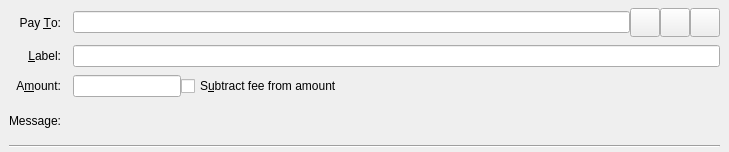
<?xml version="1.0" encoding="UTF-8"?>
<ui version="4.0">
 <class>SendCoinsEntry</class>
 <widget class="QStackedWidget" name="SendCoinsEntry">
  <property name="geometry">
   <rect>
    <x>0</x>
    <y>0</y>
    <width>729</width>
    <height>152</height>
   </rect>
  </property>
  <property name="focusPolicy">
   <enum>Qt::TabFocus</enum>
  </property>
  <property name="autoFillBackground">
   <bool>false</bool>
  </property>
  <widget class="QFrame" name="SendCoins">
   <property name="toolTip">
    <string>This is a normal payment.</string>
   </property>
   <property name="frameShape">
    <enum>QFrame::NoFrame</enum>
   </property>
   <layout class="QGridLayout" name="gridLayout">
    <property name="topMargin">
     <number>8</number>
    </property>
    <property name="bottomMargin">
     <number>4</number>
    </property>
    <property name="horizontalSpacing">
     <number>12</number>
    </property>
    <property name="verticalSpacing">
     <number>8</number>
    </property>
    <item row="2" column="1">
     <layout class="QHBoxLayout" name="horizontalLayoutAmount" stretch="0,1">
      <item>
       <widget class="BitcoinAmountField" name="payAmount"/>
      </item>
      <item>
       <widget class="QCheckBox" name="checkboxSubtractFeeFromAmount">
        <property name="toolTip">
         <string>The fee will be deducted from the amount being sent. The recipient will receive less qtums than you enter in the amount field. If multiple recipients are selected, the fee is split equally.</string>
        </property>
        <property name="text">
         <string>S&amp;ubtract fee from amount</string>
        </property>
       </widget>
      </item>
     </layout>
    </item>
    <item row="1" column="0">
     <widget class="QLabel" name="labellLabel">
      <property name="text">
       <string>&amp;Label:</string>
      </property>
      <property name="alignment">
       <set>Qt::AlignRight|Qt::AlignTrailing|Qt::AlignVCenter</set>
      </property>
      <property name="buddy">
       <cstring>addAsLabel</cstring>
      </property>
     </widget>
    </item>
    <item row="1" column="1">
     <widget class="QLineEdit" name="addAsLabel">
      <property name="toolTip">
       <string>Enter a label for this address to add it to the list of used addresses</string>
      </property>
     </widget>
    </item>
    <item row="2" column="0">
     <widget class="QLabel" name="amountLabel">
      <property name="text">
       <string>A&amp;mount:</string>
      </property>
      <property name="alignment">
       <set>Qt::AlignRight|Qt::AlignTrailing|Qt::AlignVCenter</set>
      </property>
      <property name="buddy">
       <cstring>payAmount</cstring>
      </property>
     </widget>
    </item>
    <item row="3" column="0">
     <widget class="QLabel" name="messageLabel">
      <property name="text">
       <string>Message:</string>
      </property>
      <property name="alignment">
       <set>Qt::AlignRight|Qt::AlignTrailing|Qt::AlignVCenter</set>
      </property>
     </widget>
    </item>
    <item row="0" column="0">
     <widget class="QLabel" name="payToLabel">
      <property name="text">
       <string>Pay &amp;To:</string>
      </property>
      <property name="alignment">
       <set>Qt::AlignRight|Qt::AlignTrailing|Qt::AlignVCenter</set>
      </property>
      <property name="buddy">
       <cstring>payTo</cstring>
      </property>
     </widget>
    </item>
    <item row="0" column="1">
     <layout class="QHBoxLayout" name="payToLayout">
      <property name="spacing">
       <number>0</number>
      </property>
      <item>
       <widget class="QValidatedLineEdit" name="payTo">
        <property name="toolTip">
         <string>The Qtum address to send the payment to</string>
        </property>
       </widget>
      </item>
      <item>
       <widget class="QToolButton" name="addressBookButton">
        <property name="toolTip">
         <string>Choose previously used address</string>
        </property>
        <property name="text">
         <string/>
        </property>
        <property name="icon">
         <iconset resource="../bitcoin.qrc">
          <normaloff>:/icons/address-book</normaloff>:/icons/address-book</iconset>
        </property>
        <property name="iconSize">
         <size>
          <width>22</width>
          <height>22</height>
         </size>
        </property>
        <property name="shortcut">
         <string>Alt+A</string>
        </property>
       </widget>
      </item>
      <item>
       <widget class="QToolButton" name="pasteButton">
        <property name="toolTip">
         <string>Paste address from clipboard</string>
        </property>
        <property name="text">
         <string/>
        </property>
        <property name="icon">
         <iconset resource="../bitcoin.qrc">
          <normaloff>:/icons/editpaste</normaloff>:/icons/editpaste</iconset>
        </property>
        <property name="iconSize">
         <size>
          <width>22</width>
          <height>22</height>
         </size>
        </property>
        <property name="shortcut">
         <string>Alt+P</string>
        </property>
       </widget>
      </item>
      <item>
       <widget class="QToolButton" name="deleteButton">
        <property name="toolTip">
         <string>Remove this entry</string>
        </property>
        <property name="text">
         <string/>
        </property>
        <property name="icon">
         <iconset resource="../bitcoin.qrc">
          <normaloff>:/icons/remove</normaloff>:/icons/remove</iconset>
        </property>
        <property name="iconSize">
         <size>
          <width>22</width>
          <height>22</height>
         </size>
        </property>
       </widget>
      </item>
     </layout>
    </item>
    <item row="3" column="1">
     <widget class="QLabel" name="messageTextLabel">
      <property name="toolTip">
       <string>A message that was attached to the qtum: URI which will be stored with the transaction for your reference. Note: This message will not be sent over the Qtum network.</string>
      </property>
      <property name="textFormat">
       <enum>Qt::PlainText</enum>
      </property>
     </widget>
    </item>
    <item row="5" column="0" colspan="2">
     <widget class="Line" name="line">
      <property name="orientation">
       <enum>Qt::Horizontal</enum>
      </property>
     </widget>
    </item>
   </layout>
  </widget>
  <widget class="QFrame" name="SendCoins_UnauthenticatedPaymentRequest">
   <property name="palette">
    <palette>
     <active>
      <colorrole role="WindowText">
       <brush brushstyle="SolidPattern">
        <color alpha="255">
         <red>0</red>
         <green>0</green>
         <blue>0</blue>
        </color>
       </brush>
      </colorrole>
      <colorrole role="Button">
       <brush brushstyle="SolidPattern">
        <color alpha="255">
         <red>255</red>
         <green>255</green>
         <blue>127</blue>
        </color>
       </brush>
      </colorrole>
      <colorrole role="Light">
       <brush brushstyle="SolidPattern">
        <color alpha="255">
         <red>255</red>
         <green>255</green>
         <blue>255</blue>
        </color>
       </brush>
      </colorrole>
      <colorrole role="Midlight">
       <brush brushstyle="SolidPattern">
        <color alpha="255">
         <red>255</red>
         <green>255</green>
         <blue>191</blue>
        </color>
       </brush>
      </colorrole>
      <colorrole role="Dark">
       <brush brushstyle="SolidPattern">
        <color alpha="255">
         <red>127</red>
         <green>127</green>
         <blue>63</blue>
        </color>
       </brush>
      </colorrole>
      <colorrole role="Mid">
       <brush brushstyle="SolidPattern">
        <color alpha="255">
         <red>170</red>
         <green>170</green>
         <blue>84</blue>
        </color>
       </brush>
      </colorrole>
      <colorrole role="Text">
       <brush brushstyle="SolidPattern">
        <color alpha="255">
         <red>0</red>
         <green>0</green>
         <blue>0</blue>
        </color>
       </brush>
      </colorrole>
      <colorrole role="BrightText">
       <brush brushstyle="SolidPattern">
        <color alpha="255">
         <red>255</red>
         <green>255</green>
         <blue>255</blue>
        </color>
       </brush>
      </colorrole>
      <colorrole role="ButtonText">
       <brush brushstyle="SolidPattern">
        <color alpha="255">
         <red>0</red>
         <green>0</green>
         <blue>0</blue>
        </color>
       </brush>
      </colorrole>
      <colorrole role="Base">
       <brush brushstyle="SolidPattern">
        <color alpha="255">
         <red>255</red>
         <green>255</green>
         <blue>255</blue>
        </color>
       </brush>
      </colorrole>
      <colorrole role="Window">
       <brush brushstyle="SolidPattern">
        <color alpha="255">
         <red>255</red>
         <green>255</green>
         <blue>127</blue>
        </color>
       </brush>
      </colorrole>
      <colorrole role="Shadow">
       <brush brushstyle="SolidPattern">
        <color alpha="255">
         <red>0</red>
         <green>0</green>
         <blue>0</blue>
        </color>
       </brush>
      </colorrole>
      <colorrole role="AlternateBase">
       <brush brushstyle="SolidPattern">
        <color alpha="255">
         <red>255</red>
         <green>255</green>
         <blue>191</blue>
        </color>
       </brush>
      </colorrole>
      <colorrole role="ToolTipBase">
       <brush brushstyle="SolidPattern">
        <color alpha="255">
         <red>255</red>
         <green>255</green>
         <blue>220</blue>
        </color>
       </brush>
      </colorrole>
      <colorrole role="ToolTipText">
       <brush brushstyle="SolidPattern">
        <color alpha="255">
         <red>0</red>
         <green>0</green>
         <blue>0</blue>
        </color>
       </brush>
      </colorrole>
     </active>
     <inactive>
      <colorrole role="WindowText">
       <brush brushstyle="SolidPattern">
        <color alpha="255">
         <red>0</red>
         <green>0</green>
         <blue>0</blue>
        </color>
       </brush>
      </colorrole>
      <colorrole role="Button">
       <brush brushstyle="SolidPattern">
        <color alpha="255">
         <red>255</red>
         <green>255</green>
         <blue>127</blue>
        </color>
       </brush>
      </colorrole>
      <colorrole role="Light">
       <brush brushstyle="SolidPattern">
        <color alpha="255">
         <red>255</red>
         <green>255</green>
         <blue>255</blue>
        </color>
       </brush>
      </colorrole>
      <colorrole role="Midlight">
       <brush brushstyle="SolidPattern">
        <color alpha="255">
         <red>255</red>
         <green>255</green>
         <blue>191</blue>
        </color>
       </brush>
      </colorrole>
      <colorrole role="Dark">
       <brush brushstyle="SolidPattern">
        <color alpha="255">
         <red>127</red>
         <green>127</green>
         <blue>63</blue>
        </color>
       </brush>
      </colorrole>
      <colorrole role="Mid">
       <brush brushstyle="SolidPattern">
        <color alpha="255">
         <red>170</red>
         <green>170</green>
         <blue>84</blue>
        </color>
       </brush>
      </colorrole>
      <colorrole role="Text">
       <brush brushstyle="SolidPattern">
        <color alpha="255">
         <red>0</red>
         <green>0</green>
         <blue>0</blue>
        </color>
       </brush>
      </colorrole>
      <colorrole role="BrightText">
       <brush brushstyle="SolidPattern">
        <color alpha="255">
         <red>255</red>
         <green>255</green>
         <blue>255</blue>
        </color>
       </brush>
      </colorrole>
      <colorrole role="ButtonText">
       <brush brushstyle="SolidPattern">
        <color alpha="255">
         <red>0</red>
         <green>0</green>
         <blue>0</blue>
        </color>
       </brush>
      </colorrole>
      <colorrole role="Base">
       <brush brushstyle="SolidPattern">
        <color alpha="255">
         <red>255</red>
         <green>255</green>
         <blue>255</blue>
        </color>
       </brush>
      </colorrole>
      <colorrole role="Window">
       <brush brushstyle="SolidPattern">
        <color alpha="255">
         <red>255</red>
         <green>255</green>
         <blue>127</blue>
        </color>
       </brush>
      </colorrole>
      <colorrole role="Shadow">
       <brush brushstyle="SolidPattern">
        <color alpha="255">
         <red>0</red>
         <green>0</green>
         <blue>0</blue>
        </color>
       </brush>
      </colorrole>
      <colorrole role="AlternateBase">
       <brush brushstyle="SolidPattern">
        <color alpha="255">
         <red>255</red>
         <green>255</green>
         <blue>191</blue>
        </color>
       </brush>
      </colorrole>
      <colorrole role="ToolTipBase">
       <brush brushstyle="SolidPattern">
        <color alpha="255">
         <red>255</red>
         <green>255</green>
         <blue>220</blue>
        </color>
       </brush>
      </colorrole>
      <colorrole role="ToolTipText">
       <brush brushstyle="SolidPattern">
        <color alpha="255">
         <red>0</red>
         <green>0</green>
         <blue>0</blue>
        </color>
       </brush>
      </colorrole>
     </inactive>
     <disabled>
      <colorrole role="WindowText">
       <brush brushstyle="SolidPattern">
        <color alpha="255">
         <red>127</red>
         <green>127</green>
         <blue>63</blue>
        </color>
       </brush>
      </colorrole>
      <colorrole role="Button">
       <brush brushstyle="SolidPattern">
        <color alpha="255">
         <red>255</red>
         <green>255</green>
         <blue>127</blue>
        </color>
       </brush>
      </colorrole>
      <colorrole role="Light">
       <brush brushstyle="SolidPattern">
        <color alpha="255">
         <red>255</red>
         <green>255</green>
         <blue>255</blue>
        </color>
       </brush>
      </colorrole>
      <colorrole role="Midlight">
       <brush brushstyle="SolidPattern">
        <color alpha="255">
         <red>255</red>
         <green>255</green>
         <blue>191</blue>
        </color>
       </brush>
      </colorrole>
      <colorrole role="Dark">
       <brush brushstyle="SolidPattern">
        <color alpha="255">
         <red>127</red>
         <green>127</green>
         <blue>63</blue>
        </color>
       </brush>
      </colorrole>
      <colorrole role="Mid">
       <brush brushstyle="SolidPattern">
        <color alpha="255">
         <red>170</red>
         <green>170</green>
         <blue>84</blue>
        </color>
       </brush>
      </colorrole>
      <colorrole role="Text">
       <brush brushstyle="SolidPattern">
        <color alpha="255">
         <red>127</red>
         <green>127</green>
         <blue>63</blue>
        </color>
       </brush>
      </colorrole>
      <colorrole role="BrightText">
       <brush brushstyle="SolidPattern">
        <color alpha="255">
         <red>255</red>
         <green>255</green>
         <blue>255</blue>
        </color>
       </brush>
      </colorrole>
      <colorrole role="ButtonText">
       <brush brushstyle="SolidPattern">
        <color alpha="255">
         <red>127</red>
         <green>127</green>
         <blue>63</blue>
        </color>
       </brush>
      </colorrole>
      <colorrole role="Base">
       <brush brushstyle="SolidPattern">
        <color alpha="255">
         <red>255</red>
         <green>255</green>
         <blue>127</blue>
        </color>
       </brush>
      </colorrole>
      <colorrole role="Window">
       <brush brushstyle="SolidPattern">
        <color alpha="255">
         <red>255</red>
         <green>255</green>
         <blue>127</blue>
        </color>
       </brush>
      </colorrole>
      <colorrole role="Shadow">
       <brush brushstyle="SolidPattern">
        <color alpha="255">
         <red>0</red>
         <green>0</green>
         <blue>0</blue>
        </color>
       </brush>
      </colorrole>
      <colorrole role="AlternateBase">
       <brush brushstyle="SolidPattern">
        <color alpha="255">
         <red>255</red>
         <green>255</green>
         <blue>127</blue>
        </color>
       </brush>
      </colorrole>
      <colorrole role="ToolTipBase">
       <brush brushstyle="SolidPattern">
        <color alpha="255">
         <red>255</red>
         <green>255</green>
         <blue>220</blue>
        </color>
       </brush>
      </colorrole>
      <colorrole role="ToolTipText">
       <brush brushstyle="SolidPattern">
        <color alpha="255">
         <red>0</red>
         <green>0</green>
         <blue>0</blue>
        </color>
       </brush>
      </colorrole>
     </disabled>
    </palette>
   </property>
   <property name="toolTip">
    <string>This is an unauthenticated payment request.</string>
   </property>
   <property name="autoFillBackground">
    <bool>true</bool>
   </property>
   <property name="frameShape">
    <enum>QFrame::NoFrame</enum>
   </property>
   <layout class="QGridLayout" name="gridLayout_is">
    <property name="spacing">
     <number>12</number>
    </property>
    <item row="0" column="0">
     <widget class="QLabel" name="payToLabel_is">
      <property name="text">
       <string>Pay To:</string>
      </property>
      <property name="alignment">
       <set>Qt::AlignRight|Qt::AlignTrailing|Qt::AlignVCenter</set>
      </property>
     </widget>
    </item>
    <item row="0" column="1">
     <layout class="QHBoxLayout" name="payToLayout_is">
      <property name="spacing">
       <number>0</number>
      </property>
      <item>
       <widget class="QLabel" name="payTo_is"/>
      </item>
      <item>
       <widget class="QToolButton" name="deleteButton_is">
        <property name="toolTip">
         <string>Remove this entry</string>
        </property>
        <property name="text">
         <string/>
        </property>
        <property name="icon">
         <iconset resource="../bitcoin.qrc">
          <normaloff>:/icons/remove</normaloff>:/icons/remove</iconset>
        </property>
       </widget>
      </item>
     </layout>
    </item>
    <item row="1" column="0">
     <widget class="QLabel" name="memoLabel_is">
      <property name="text">
       <string>Memo:</string>
      </property>
      <property name="alignment">
       <set>Qt::AlignRight|Qt::AlignTrailing|Qt::AlignVCenter</set>
      </property>
     </widget>
    </item>
    <item row="1" column="1">
     <widget class="QLabel" name="memoTextLabel_is">
      <property name="textFormat">
       <enum>Qt::PlainText</enum>
      </property>
     </widget>
    </item>
    <item row="2" column="0">
     <widget class="QLabel" name="amountLabel_is">
      <property name="text">
       <string>A&amp;mount:</string>
      </property>
      <property name="alignment">
       <set>Qt::AlignRight|Qt::AlignTrailing|Qt::AlignVCenter</set>
      </property>
      <property name="buddy">
       <cstring>payAmount_is</cstring>
      </property>
     </widget>
    </item>
    <item row="2" column="1">
     <widget class="BitcoinAmountField" name="payAmount_is">
      <property name="acceptDrops">
       <bool>false</bool>
      </property>
     </widget>
    </item>
   </layout>
  </widget>
  <widget class="QFrame" name="SendCoins_AuthenticatedPaymentRequest">
   <property name="palette">
    <palette>
     <active>
      <colorrole role="WindowText">
       <brush brushstyle="SolidPattern">
        <color alpha="255">
         <red>0</red>
         <green>0</green>
         <blue>0</blue>
        </color>
       </brush>
      </colorrole>
      <colorrole role="Button">
       <brush brushstyle="SolidPattern">
        <color alpha="255">
         <red>140</red>
         <green>232</green>
         <blue>119</blue>
        </color>
       </brush>
      </colorrole>
      <colorrole role="Light">
       <brush brushstyle="SolidPattern">
        <color alpha="255">
         <red>230</red>
         <green>255</green>
         <blue>224</blue>
        </color>
       </brush>
      </colorrole>
      <colorrole role="Midlight">
       <brush brushstyle="SolidPattern">
        <color alpha="255">
         <red>185</red>
         <green>243</green>
         <blue>171</blue>
        </color>
       </brush>
      </colorrole>
      <colorrole role="Dark">
       <brush brushstyle="SolidPattern">
        <color alpha="255">
         <red>70</red>
         <green>116</green>
         <blue>59</blue>
        </color>
       </brush>
      </colorrole>
      <colorrole role="Mid">
       <brush brushstyle="SolidPattern">
        <color alpha="255">
         <red>93</red>
         <green>155</green>
         <blue>79</blue>
        </color>
       </brush>
      </colorrole>
      <colorrole role="Text">
       <brush brushstyle="SolidPattern">
        <color alpha="255">
         <red>0</red>
         <green>0</green>
         <blue>0</blue>
        </color>
       </brush>
      </colorrole>
      <colorrole role="BrightText">
       <brush brushstyle="SolidPattern">
        <color alpha="255">
         <red>155</red>
         <green>255</green>
         <blue>147</blue>
        </color>
       </brush>
      </colorrole>
      <colorrole role="ButtonText">
       <brush brushstyle="SolidPattern">
        <color alpha="255">
         <red>0</red>
         <green>0</green>
         <blue>0</blue>
        </color>
       </brush>
      </colorrole>
      <colorrole role="Base">
       <brush brushstyle="SolidPattern">
        <color alpha="255">
         <red>119</red>
         <green>255</green>
         <blue>233</blue>
        </color>
       </brush>
      </colorrole>
      <colorrole role="Window">
       <brush brushstyle="SolidPattern">
        <color alpha="255">
         <red>140</red>
         <green>232</green>
         <blue>119</blue>
        </color>
       </brush>
      </colorrole>
      <colorrole role="Shadow">
       <brush brushstyle="SolidPattern">
        <color alpha="255">
         <red>0</red>
         <green>0</green>
         <blue>0</blue>
        </color>
       </brush>
      </colorrole>
      <colorrole role="AlternateBase">
       <brush brushstyle="SolidPattern">
        <color alpha="255">
         <red>197</red>
         <green>243</green>
         <blue>187</blue>
        </color>
       </brush>
      </colorrole>
      <colorrole role="NoRole">
       <brush brushstyle="SolidPattern">
        <color alpha="255">
         <red>125</red>
         <green>194</green>
         <blue>122</blue>
        </color>
       </brush>
      </colorrole>
      <colorrole role="ToolTipBase">
       <brush brushstyle="SolidPattern">
        <color alpha="255">
         <red>255</red>
         <green>255</green>
         <blue>220</blue>
        </color>
       </brush>
      </colorrole>
      <colorrole role="ToolTipText">
       <brush brushstyle="SolidPattern">
        <color alpha="255">
         <red>0</red>
         <green>0</green>
         <blue>0</blue>
        </color>
       </brush>
      </colorrole>
     </active>
     <inactive>
      <colorrole role="WindowText">
       <brush brushstyle="SolidPattern">
        <color alpha="255">
         <red>0</red>
         <green>0</green>
         <blue>0</blue>
        </color>
       </brush>
      </colorrole>
      <colorrole role="Button">
       <brush brushstyle="SolidPattern">
        <color alpha="255">
         <red>140</red>
         <green>232</green>
         <blue>119</blue>
        </color>
       </brush>
      </colorrole>
      <colorrole role="Light">
       <brush brushstyle="SolidPattern">
        <color alpha="255">
         <red>230</red>
         <green>255</green>
         <blue>224</blue>
        </color>
       </brush>
      </colorrole>
      <colorrole role="Midlight">
       <brush brushstyle="SolidPattern">
        <color alpha="255">
         <red>185</red>
         <green>243</green>
         <blue>171</blue>
        </color>
       </brush>
      </colorrole>
      <colorrole role="Dark">
       <brush brushstyle="SolidPattern">
        <color alpha="255">
         <red>70</red>
         <green>116</green>
         <blue>59</blue>
        </color>
       </brush>
      </colorrole>
      <colorrole role="Mid">
       <brush brushstyle="SolidPattern">
        <color alpha="255">
         <red>93</red>
         <green>155</green>
         <blue>79</blue>
        </color>
       </brush>
      </colorrole>
      <colorrole role="Text">
       <brush brushstyle="SolidPattern">
        <color alpha="255">
         <red>0</red>
         <green>0</green>
         <blue>0</blue>
        </color>
       </brush>
      </colorrole>
      <colorrole role="BrightText">
       <brush brushstyle="SolidPattern">
        <color alpha="255">
         <red>155</red>
         <green>255</green>
         <blue>147</blue>
        </color>
       </brush>
      </colorrole>
      <colorrole role="ButtonText">
       <brush brushstyle="SolidPattern">
        <color alpha="255">
         <red>0</red>
         <green>0</green>
         <blue>0</blue>
        </color>
       </brush>
      </colorrole>
      <colorrole role="Base">
       <brush brushstyle="SolidPattern">
        <color alpha="255">
         <red>119</red>
         <green>255</green>
         <blue>233</blue>
        </color>
       </brush>
      </colorrole>
      <colorrole role="Window">
       <brush brushstyle="SolidPattern">
        <color alpha="255">
         <red>140</red>
         <green>232</green>
         <blue>119</blue>
        </color>
       </brush>
      </colorrole>
      <colorrole role="Shadow">
       <brush brushstyle="SolidPattern">
        <color alpha="255">
         <red>0</red>
         <green>0</green>
         <blue>0</blue>
        </color>
       </brush>
      </colorrole>
      <colorrole role="AlternateBase">
       <brush brushstyle="SolidPattern">
        <color alpha="255">
         <red>197</red>
         <green>243</green>
         <blue>187</blue>
        </color>
       </brush>
      </colorrole>
      <colorrole role="NoRole">
       <brush brushstyle="SolidPattern">
        <color alpha="255">
         <red>125</red>
         <green>194</green>
         <blue>122</blue>
        </color>
       </brush>
      </colorrole>
      <colorrole role="ToolTipBase">
       <brush brushstyle="SolidPattern">
        <color alpha="255">
         <red>255</red>
         <green>255</green>
         <blue>220</blue>
        </color>
       </brush>
      </colorrole>
      <colorrole role="ToolTipText">
       <brush brushstyle="SolidPattern">
        <color alpha="255">
         <red>0</red>
         <green>0</green>
         <blue>0</blue>
        </color>
       </brush>
      </colorrole>
     </inactive>
     <disabled>
      <colorrole role="WindowText">
       <brush brushstyle="SolidPattern">
        <color alpha="255">
         <red>70</red>
         <green>116</green>
         <blue>59</blue>
        </color>
       </brush>
      </colorrole>
      <colorrole role="Button">
       <brush brushstyle="SolidPattern">
        <color alpha="255">
         <red>140</red>
         <green>232</green>
         <blue>119</blue>
        </color>
       </brush>
      </colorrole>
      <colorrole role="Light">
       <brush brushstyle="SolidPattern">
        <color alpha="255">
         <red>230</red>
         <green>255</green>
         <blue>224</blue>
        </color>
       </brush>
      </colorrole>
      <colorrole role="Midlight">
       <brush brushstyle="SolidPattern">
        <color alpha="255">
         <red>185</red>
         <green>243</green>
         <blue>171</blue>
        </color>
       </brush>
      </colorrole>
      <colorrole role="Dark">
       <brush brushstyle="SolidPattern">
        <color alpha="255">
         <red>70</red>
         <green>116</green>
         <blue>59</blue>
        </color>
       </brush>
      </colorrole>
      <colorrole role="Mid">
       <brush brushstyle="SolidPattern">
        <color alpha="255">
         <red>93</red>
         <green>155</green>
         <blue>79</blue>
        </color>
       </brush>
      </colorrole>
      <colorrole role="Text">
       <brush brushstyle="SolidPattern">
        <color alpha="255">
         <red>70</red>
         <green>116</green>
         <blue>59</blue>
        </color>
       </brush>
      </colorrole>
      <colorrole role="BrightText">
       <brush brushstyle="SolidPattern">
        <color alpha="255">
         <red>155</red>
         <green>255</green>
         <blue>147</blue>
        </color>
       </brush>
      </colorrole>
      <colorrole role="ButtonText">
       <brush brushstyle="SolidPattern">
        <color alpha="255">
         <red>70</red>
         <green>116</green>
         <blue>59</blue>
        </color>
       </brush>
      </colorrole>
      <colorrole role="Base">
       <brush brushstyle="SolidPattern">
        <color alpha="255">
         <red>140</red>
         <green>232</green>
         <blue>119</blue>
        </color>
       </brush>
      </colorrole>
      <colorrole role="Window">
       <brush brushstyle="SolidPattern">
        <color alpha="255">
         <red>140</red>
         <green>232</green>
         <blue>119</blue>
        </color>
       </brush>
      </colorrole>
      <colorrole role="Shadow">
       <brush brushstyle="SolidPattern">
        <color alpha="255">
         <red>0</red>
         <green>0</green>
         <blue>0</blue>
        </color>
       </brush>
      </colorrole>
      <colorrole role="AlternateBase">
       <brush brushstyle="SolidPattern">
        <color alpha="255">
         <red>140</red>
         <green>232</green>
         <blue>119</blue>
        </color>
       </brush>
      </colorrole>
      <colorrole role="NoRole">
       <brush brushstyle="SolidPattern">
        <color alpha="255">
         <red>125</red>
         <green>194</green>
         <blue>122</blue>
        </color>
       </brush>
      </colorrole>
      <colorrole role="ToolTipBase">
       <brush brushstyle="SolidPattern">
        <color alpha="255">
         <red>255</red>
         <green>255</green>
         <blue>220</blue>
        </color>
       </brush>
      </colorrole>
      <colorrole role="ToolTipText">
       <brush brushstyle="SolidPattern">
        <color alpha="255">
         <red>0</red>
         <green>0</green>
         <blue>0</blue>
        </color>
       </brush>
      </colorrole>
     </disabled>
    </palette>
   </property>
   <property name="toolTip">
    <string>This is an authenticated payment request.</string>
   </property>
   <property name="autoFillBackground">
    <bool>true</bool>
   </property>
   <property name="frameShape">
    <enum>QFrame::NoFrame</enum>
   </property>
   <layout class="QGridLayout" name="gridLayout_s">
    <property name="spacing">
     <number>12</number>
    </property>
    <item row="0" column="0">
     <widget class="QLabel" name="payToLabel_s">
      <property name="text">
       <string>Pay To:</string>
      </property>
      <property name="alignment">
       <set>Qt::AlignRight|Qt::AlignTrailing|Qt::AlignVCenter</set>
      </property>
     </widget>
    </item>
    <item row="0" column="1">
     <layout class="QHBoxLayout" name="payToLayout_s">
      <property name="spacing">
       <number>0</number>
      </property>
      <item>
       <widget class="QLabel" name="payTo_s">
        <property name="textFormat">
         <enum>Qt::PlainText</enum>
        </property>
       </widget>
      </item>
      <item>
       <widget class="QToolButton" name="deleteButton_s">
        <property name="toolTip">
         <string>Remove this entry</string>
        </property>
        <property name="text">
         <string/>
        </property>
        <property name="icon">
         <iconset resource="../bitcoin.qrc">
          <normaloff>:/icons/remove</normaloff>:/icons/remove</iconset>
        </property>
       </widget>
      </item>
     </layout>
    </item>
    <item row="1" column="0">
     <widget class="QLabel" name="memoLabel_s">
      <property name="text">
       <string>Memo:</string>
      </property>
      <property name="alignment">
       <set>Qt::AlignRight|Qt::AlignTrailing|Qt::AlignVCenter</set>
      </property>
     </widget>
    </item>
    <item row="1" column="1">
     <widget class="QLabel" name="memoTextLabel_s">
      <property name="textFormat">
       <enum>Qt::PlainText</enum>
      </property>
     </widget>
    </item>
    <item row="2" column="0">
     <widget class="QLabel" name="amountLabel_s">
      <property name="text">
       <string>A&amp;mount:</string>
      </property>
      <property name="alignment">
       <set>Qt::AlignRight|Qt::AlignTrailing|Qt::AlignVCenter</set>
      </property>
      <property name="buddy">
       <cstring>payAmount_s</cstring>
      </property>
     </widget>
    </item>
    <item row="2" column="1">
     <widget class="BitcoinAmountField" name="payAmount_s">
      <property name="acceptDrops">
       <bool>false</bool>
      </property>
     </widget>
    </item>
   </layout>
  </widget>
 </widget>
 <customwidgets>
  <customwidget>
   <class>QValidatedLineEdit</class>
   <extends>QLineEdit</extends>
   <header>qvalidatedlineedit.h</header>
  </customwidget>
  <customwidget>
   <class>BitcoinAmountField</class>
   <extends>QLineEdit</extends>
   <header>bitcoinamountfield.h</header>
   <container>1</container>
  </customwidget>
 </customwidgets>
 <tabstops>
  <tabstop>payTo</tabstop>
  <tabstop>addressBookButton</tabstop>
  <tabstop>pasteButton</tabstop>
  <tabstop>deleteButton</tabstop>
  <tabstop>addAsLabel</tabstop>
  <tabstop>payAmount</tabstop>
  <tabstop>payAmount_is</tabstop>
  <tabstop>deleteButton_is</tabstop>
  <tabstop>payAmount_s</tabstop>
  <tabstop>deleteButton_s</tabstop>
 </tabstops>
 <resources>
  <include location="../bitcoin.qrc"/>
 </resources>
 <connections/>
</ui>
